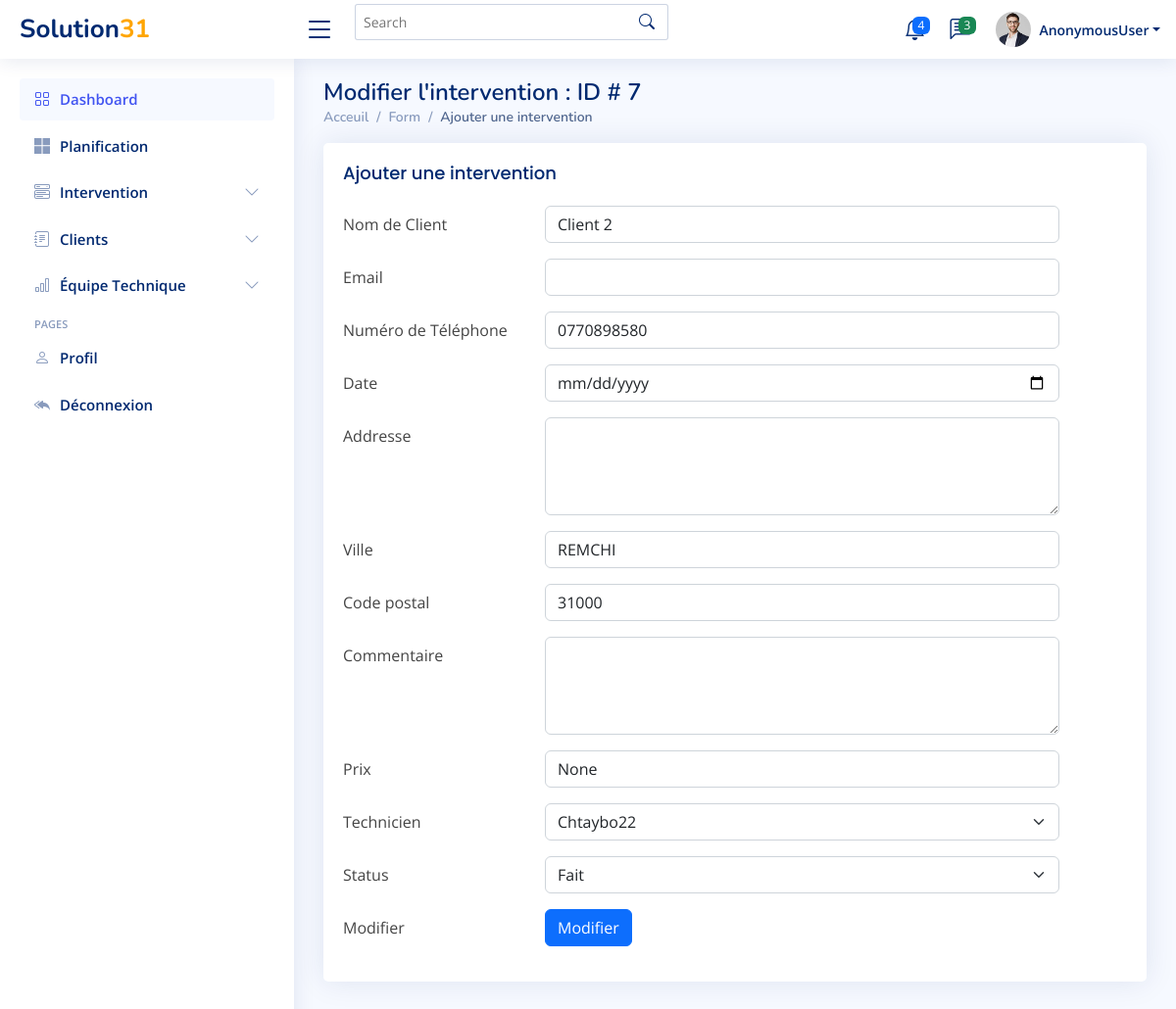
The app's page /interventions/Editer/7 with its own data.
### Dashboard/models.py (models this page shows, shortened)
class Intervention(models.Model):
    Date_Ajouté = models.DateTimeField(auto_now_add=True)
    Nom_Client= models.CharField(max_length=100, blank=False , null=False)
    Numéro = models.CharField(max_length=100, blank=False , null=False)
    Ville = models.CharField(max_length=100, blank=False , null=False)
    Date=models.DateField(null=True,blank=True)
    Address = models.CharField(max_length=100, blank=False , null=False)
    Code_postal = models.IntegerField()
    Par= models.ForeignKey(UserProfile, on_delete=models.SET_NULL, null=True, blank=True, )
    Commentaire = models.CharField(max_length=500, blank=True, null=True)
    Prix = models.IntegerField(blank=True, null=True)
    Status = models.CharField(max_length=500,choices=CHOICES, default='en attendant', blank=True, null=True)
    valeur =models.IntegerField(default=1)

### Dashboard/views.py (the view)
# urls.py: path('interventions/Editer/<int:inter_id>', Edit_intervention, name='Edit_intervention'),
def Edit_intervention(request,inter_id):
    intervention = Intervention.objects.get(pk=inter_id)
    if request.method == 'POST':
        form = InterventionForm(request.POST, instance=intervention)
        if form.is_valid():
            intervention = form.save(commit=False)
            intervention.status = request.POST.get('status')
            form.save()
            return redirect('list_interventions_enattente')
    else:
        form = InterventionForm(instance=intervention)
    techs = UserProfile.objects.all()
    context ={'int':intervention, 'form':form  , 'techs': techs}
    return render(request,'Dashboard/Edit_intervention.html' ,context)

### Dashboard/forms.py
class InterventionForm(forms.ModelForm):
    CHOICES = (
        ('Fait', 'Fait'),
        ('en attendant', 'en attendant'),
        ('annulée', 'annulée'),
    )
    Status = forms.CharField(widget=forms.Select(choices=CHOICES))
    class Meta :
        model = Intervention
        fields = ['Nom_Client', 'Numéro', 'Ville', 'Date','Address','Code_postal','Commentaire','Prix','Par',]

### Dashboard/models.py (called while the page is built)
    def __str__(self):
        return self.user.username

### Dashboard/templates/Dashboard/Edit_intervention.html (shortened to what this page needs)
{% extends 'Dashboard/main.html' %}
{% block content %}
  <main id="main" class="main">
    <div class="pagetitle">
      <h1> Modifier l'intervention : ID # {{int.id}}</h1>
      <nav>
        <ol class="breadcrumb">
          <li class="breadcrumb-item"><a href="index.html">Acceuil</a></li>
          <li class="breadcrumb-item">Form</li>
          <li class="breadcrumb-item active">Ajouter une intervention</li>
        </ol>
      </nav>
    </div>
    <section class="section">
      <div class="row">
        <div class="col-lg-12">
          <div class="card">
            <div class="card-body">
              <h5 class="card-title">Ajouter une intervention</h5>
              <form method="POST"   action="{% url 'Edit_intervention' int.id %}"  >
                <div class="row mb-3">
                  <label  class="col-sm-3 col-form-label">Nom de Client</label>
                  <div class="col-sm-8">
                    <input type="text"  value="{{int.Nom_Client}}" name="Nom_Client" class="form-control">
                  </div>
                </div>
                <div class="row mb-3">
                  <label  class="col-sm-3 col-form-label">Email</label>
                  <div class="col-sm-8">
                    <input type="email" value="{{int.Email}}" name="Email" class="form-control">
                  </div>
                </div>
                <div class="row mb-3">
                  <label class="col-sm-3 col-form-label">Numéro de Téléphone</label>
                  <div class="col-sm-8">
                    <input type="text" value="{{int.Numéro}}" name="Numéro" class="form-control">
                  </div>
                </div>
                <div class="row mb-3">
                  <label class="col-sm-3 col-form-label">Date</label>
                  <div class="col-sm-8">
                    <input type="date"  value="{{int.Date}}" name="Date"  class="form-control">
                  </div>
                </div>
                <div class="row mb-3">
                  <label  class="col-sm-3 col-form-label">Addresse</label>
                  <div class="col-sm-8">
                    <textarea class="form-control"  value="{{int.Address}}" name="Address" style="height: 100px"></textarea>
                  </div>
                </div>
                <div class="row mb-3">
                  <label class="col-sm-3 col-form-label">Ville</label>
                  <div class="col-sm-8">
                    <input type="text"  name="Ville" value="{{int.Ville}}" class="form-control">
                  </div>
                </div>
                <div class="row mb-3">
                  <label class="col-sm-3 col-form-label">Code postal</label>
                  <div class="col-sm-8">
                    <input type="text"  value="{{int.Code_postal}}" name="Code_postal" class="form-control">
                  </div>
                </div>
                <div class="row mb-3">
                  <label  class="col-sm-3 col-form-label">Commentaire</label>
                  <div class="col-sm-8">
                    <textarea class="form-control"  value="{{int.Commentaire}}" name="Commentaire" style="height: 100px"></textarea>
                  </div>
                </div>
                <div class="row mb-3">
                  <label class="col-sm-3 col-form-label">Prix</label>
                  <div class="col-sm-8">
                    <input type="text"  name="Prix" value="{{int.Prix}}" class="form-control">
                  </div>
                </div>
                <div class="row mb-3">
                  <label class="col-sm-3 col-form-label">Technicien</label>
                  <div class="col-sm-8">
                    <select name="Par" class="form-select" aria-label="Default select example">
                      {% for tech in techs %}
                      <option value="{{tech.id}}"  value="{{int.Par}}" name="Par">{{tech.user.username}} </option>
                      {% endfor %}
                    </select>
                  </div>
                </div>
                <div class="row mb-3">
                  <label class="col-sm-3 col-form-label">Status</label>
                  <div class="col-sm-8">
                    <select class="form-select"  value="{{int.Status}}" name="Status" aria-label="Default select example">
                      <option selected value="Fait" name="Status"  >Fait</option>
                    </select>
                  </div>
                </div>
                <div class="row mb-3">
                  <label class="col-sm-3 col-form-label"> Modifier</label>
                  <div class="col-sm-8">
                    <button type="submit" class="btn btn-primary">Modifier</button>
                  </div>
                </div>
              </form>
            </div>
          </div>
        </div>
      </div>
    </section>
  </main>
{% endblock content %}

### Dashboard/static/Dashboard/assets/css/main.css (style rules this page uses)
:root { --fc-daygrid-event-dot-width: 8px; }
:root { --fc-list-event-dot-width: 10px; --fc-list-event-hover-bg-color: #f5f5f5; }

### Dashboard/static/Dashboard/assets/css/style.css (style rules this page uses)
:root { scroll-behavior: smooth; }
body { font-family: "Open Sans", sans-serif; background: #f6f9ff; color: #444444; }
a { color: #4154f1; text-decoration: none; }
h1, h2, h3, h4, h5, h6 { font-family: "Nunito", sans-serif; }
#main { margin-top: 60px; padding: 20px 30px; transition: all 0.3s; }
.pagetitle { margin-bottom: 10px; }
.pagetitle h1 { font-size: 24px; margin-bottom: 0; font-weight: 600; color: #012970; }
.card { margin-bottom: 30px; border: none; border-radius: 5px; box-shadow: 0px 0 30px rgba(1, 41, 112, 0.1); }
.card-title { padding: 20px 0 15px 0; font-size: 18px; font-weight: 500; color: #012970; font-family: "Poppins", sans-serif; }
.card-body { padding: 0 20px 20px 20px; }
.breadcrumb { font-size: 14px; font-family: "Nunito", sans-serif; color: #899bbd; font-weight: 600; }
.breadcrumb a { color: #899bbd; transition: 0.3s; }
.breadcrumb .breadcrumb-item::before { color: #899bbd; }
.breadcrumb .active { color: #51678f; font-weight: 600; }
@media (min-width: 1200px) { #main, #footer { margin-left: 300px; } }

### records on screen
Intervention: id "7", Nom_Client "Client 2", Numéro "0770898580", Ville "REMCHI", Code_postal "31000", Prix "None", Status "Fait"

### other values on screen
{{ request.user }} "AnonymousUser"
form field Par "Chtaybo22"
